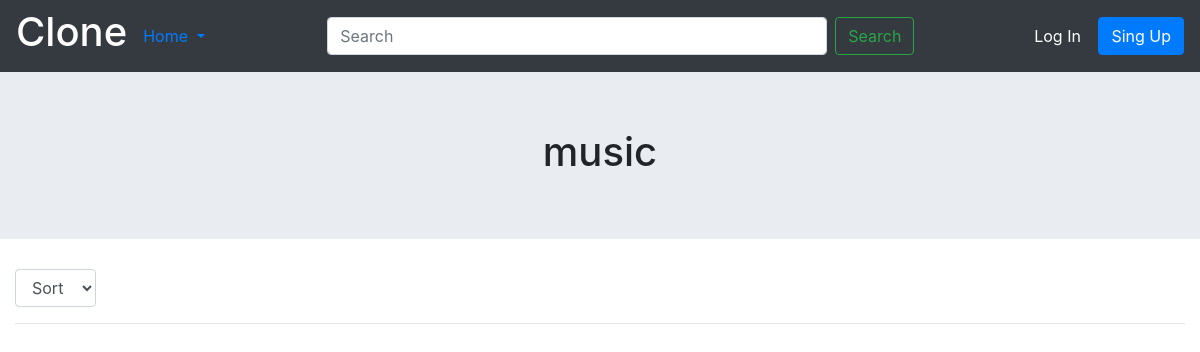
Before: /subbeddit/music/ with the older database file.
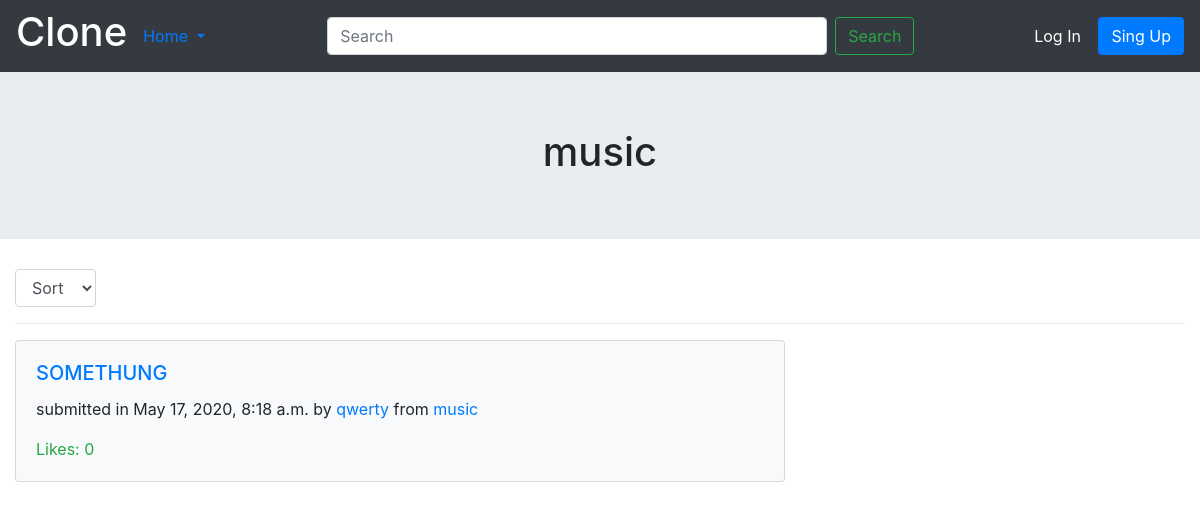
After: the same page with the newer database file.
### reddit/models.py (models this page shows, shortened)
class ArticlesModel(models.Model):
    title = models.CharField(max_length=255)
    description = models.TextField(blank=False)
    created = models.DateTimeField(auto_now_add=True)
    user = models.ForeignKey(User,on_delete=models.CASCADE)
    group = models.ForeignKey(LinkModel, null=True, blank=True, on_delete=models.CASCADE)
    likes = models.ManyToManyField(User, blank=True, related_name='likes')

class LinkModel(models.Model):
    subbeddit = models.CharField(max_length=255)
    def __str__(self):
        return self.subbeddit

### reddit/views.py (the view)
# urls.py: path('subbeddit/<str:link_name>/', links, name='links'),
def links(request, link_name):
    links = LinkModel.objects.all()
    link_id = LinkModel.objects.get(subbeddit=link_name)
    articles = ArticlesModel.objects.filter(group=link_id.id)
    return render(request, 'link.html', {'articles': articles, 'link_name': link_name, 'links': links})

### templates/link.html (shortened to what this page needs)
{% extends 'base.html' %}
{% block content %}
    <section style="background: rgb(233, 236, 240);">
        <div class="container">
            <div class="d-flex justify-content-center">
                <h1 style="padding: 5%;">{{ link_name }}</h1>
            </div>
        </div>
    </section>
    <section style="margin-top: 2.5%;">
        <div class="container-fluid">
            <div class="row">
                <div class="col-9">
                    <div class="d-flex justify-content-start">
                        <form method="POST">
                            <select class="form-control" id="exampleFormControlSelect1" name="articles_sort" onChange="form.submit();">
                                <option value="sort" hidden selected>Sort</option>
                            </select>
                        </form>
                    </div>
                </div>
                <div class="col-3">
                </div>
            </div>
            <hr>
        </div>
    </section>
    <section>
        <div class="container-fluid">
            <div class="row">
                <div class="col-8">
                    {% for article in articles %}
                        <div class="card bg-light">
                            <div class="card-body">
                            <h5 class="card-title"><a href="{% url 'article_view' article.id %}">{{ article.title }}</a></h5>
                            <p class="card-text">submitted in {{ article.created }} by <a href="{% url 'profile_view' article.user %}">{{ article.user }}</a> from <a href="{% url 'links' article.group %}">{{ article.group }}</a></p>
                            <p class="card-text text-success">Likes: {{ article.likes.count }}</p>
                            </div>
                        </div>
                        <br>
                    {% endfor %}
                </div>
            </div>
        </div>
    </section>
{% endblock content %}

Changed rows visible on the page:
added ArticlesModel: title "SOMETHUNG", created "May 17, 2020, 8:18 a.m.", user "qwerty", group "music", likes.count "0"
